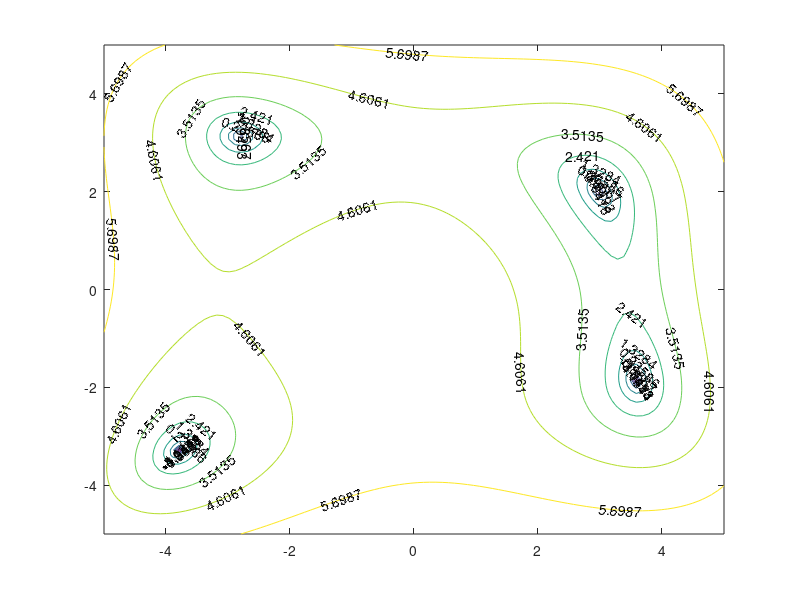

Source code (MATLAB): (Note: this script raises an error after producing the figure.)
% Written by Axel Qvarnström        Civic nr: 980728-5532
% Particle swarm algorithm
clear all
close all
clc

% Parameters
weight = 1.4;
beta = 0.9;              % factor to reduce the weigth for each iterations
minWeight = 0.4;         % lower bound of the weight
nrOfParticles = 40;      % Should be somewhere between 20-40 according to course book
alpha = 1;
deltaT = 1;
vMax = 5;
c1 = 2;
c2 = 2;
xMin = -5;
xMax = 5;

%% Set up x and y values, the function and make a contour plots

x = linspace(xMin,xMax);
y = linspace(xMin,xMax);
[X,Y]  = meshgrid(x,y);

f = (X.^2 + Y - 11).^2 + (X + Y.^2 - 7).^2;

% Make the countour plot for the function log(a + f (x, y)) to easier see the minimas
a = 0.001;
fLog = log(a + f);
contour(X,Y,fLog,'ShowText','on');

% Initialize positions and velocities of particles
randomNumber1 = rand(nrOfParticles,2);
positions = xMin + randomNumber1 .* (xMax - xMin);

randomNumber2 = rand(nrOfParticles,2);
velocities = alpha/deltaT*(xMin + randomNumber2*(xMax - xMin));

% initialize the best position to the position in the start and sBest to
% some of the postions
particlesBest = positions;
sBest = positions(1,:);
sBestFunctionValue = 10;
while sBestFunctionValue > 1e-8
    for j = 1:nrOfParticles
        % Evaluate each paritcle,pbest and sBest
        particleFunctionValue = EvaluateFunction(positions(j,:));
        pBestFunctionValue = EvaluateFunction(particlesBest(j,:));
        sBestFunctionValue = EvaluateFunction(sBest);
    
        % If the particle have a lower function value than it's pBest than pBest is the postion
        if particleFunctionValue < pBestFunctionValue
            particlesBest(j,:) = positions(j,:);
            pBestFunctionValue = particleFunctionValue;
        end
    
        % Updating sBest if particle function value lower than sBest function
        % value
        if particleFunctionValue < sBestFunctionValue
            sBest = positions(j,:)
            sBestFunctionValue = particleFunctionValue
        end
    end
    
    for k = 1:nrOfParticles
        
        randomNumber3 = rand;
        randomNumber4 = rand;

        % Taking out each particle position and velocity and the particle best value
        position = positions(k,:); 
        velocity = velocities(k,:);
        pBest = particlesBest(k,:);
        
        % Updating the velocity
        cognotiveComponent = c1 * randomNumber3 * (pBest - position) / deltaT;
        socialComponent = c2 * randomNumber4 * (sBest - position) / deltaT;
        velocity = weight * velocity + cognotiveComponent + socialComponent;
    
        if velocity > vMax
            velocity = vMax;
        elseif velocity < -vMax
            velocity = -vMax;
        end
    
        % Updating position
        position = position + velocity * deltaT;
        positions(k,:) = position;
    end
    weight = max(weight*beta, minWeight);             % Reducing the weight for each iteration
end
        
   

    














